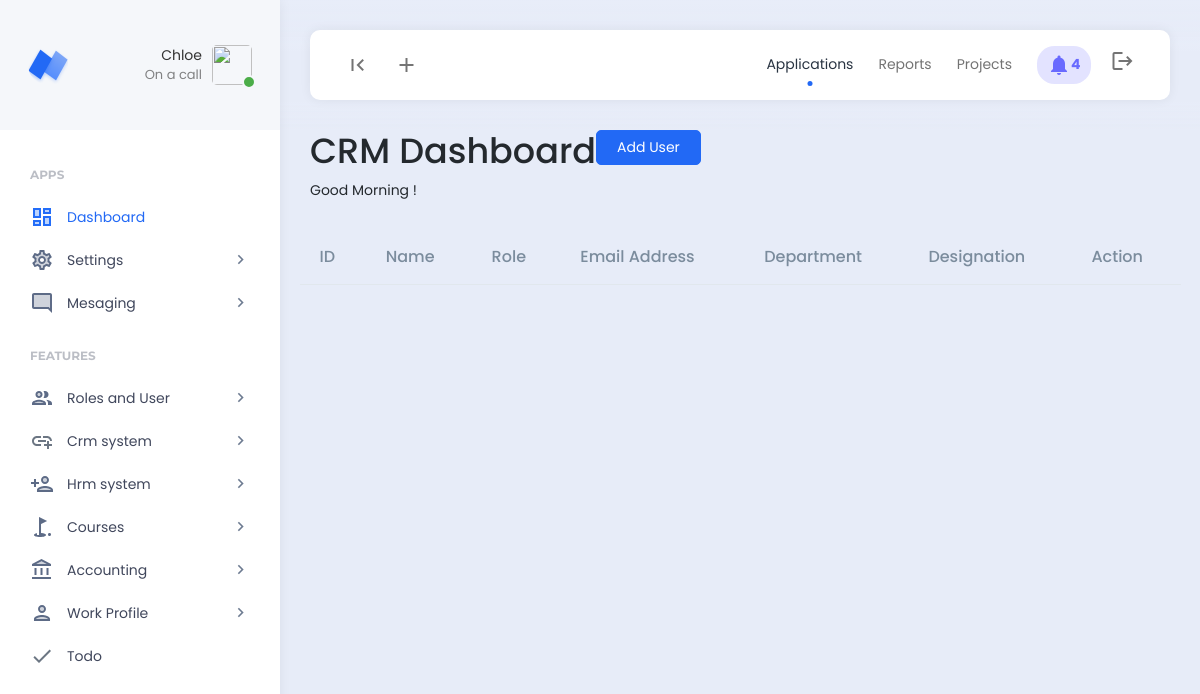
The app's page /company_user/ (signed in), older data.
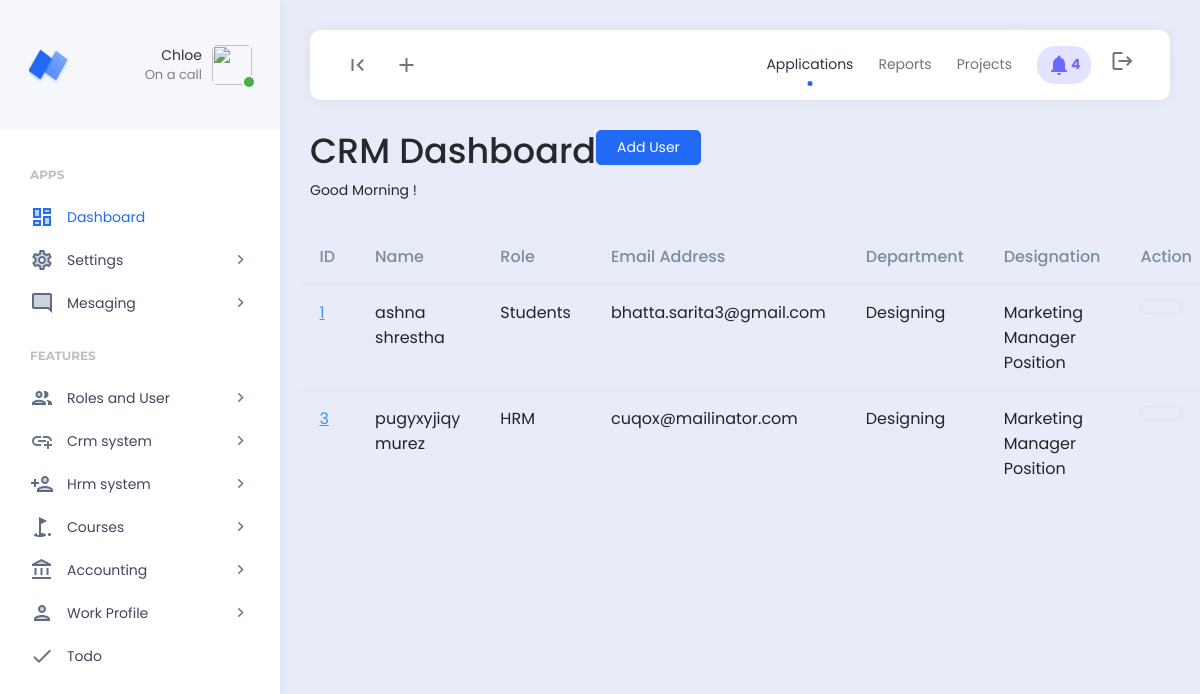
The same page, newer data.
### hrm/models.py (models this page shows, shortened)
class Employee(models.Model):
    department = models.ForeignKey(Department, on_delete=models.SET_NULL,null=True)
    designation = models.ForeignKey(Designation, on_delete=models.SET_NULL,null=True)
    user = models.OneToOneField(User, on_delete=models.CASCADE)
    permission = models.ForeignKey(Permission,on_delete=models.SET_NULL,null=True, blank=True)
    code = models.CharField(max_length=100,null=True, blank=True)
    email = models.CharField(max_length=200,null=True, blank=True)
    contact = models.CharField(max_length=200,null=True, blank=True)
    address = models.CharField(max_length=200,null=True, blank=True)
    emp_salary = models.CharField(max_length=200,null=True, blank=True)
    emp_password = models.CharField(max_length=200,null=True, blank=True)
    date_joined = models.DateTimeField(null=True, blank=True)
    date_modified = models.DateTimeField(auto_now=True)
    created = models.DateTimeField(auto_now_add=True)
    class Meta:
        verbose_name_plural = "01. Employees"

class Department(models.Model):
    department = models.CharField(max_length=255)
    def __str__(self):
        return self.department
    class Meta:
        verbose_name_plural = "05. Department"

class Designation(models.Model):
    department = models.ForeignKey(Department, on_delete=models.CASCADE)
    designation = models.CharField(max_length=255)
    def __str__(self):
        return self.designation
    class Meta:
        verbose_name_plural = "05. Designation"

### account/models.py (models this page shows, shortened)
class Permission(models.Model):
    role = models.OneToOneField(Role, on_delete=models.CASCADE)
    create_finance = models.BooleanField(default=0)
    read_finance = models.BooleanField(default=0)
    update_finance = models.BooleanField(default=0)
    delete_finance = models.BooleanField(default=0)
    manage_finance = models.BooleanField(default=0)
    manage_company = models.BooleanField(default=0)
    create_account = models.BooleanField(default=0)
    read_account = models.BooleanField(default=0)
    update_account = models.BooleanField(default=0)
    delete_account = models.BooleanField(default=0)
    manage_account = models.BooleanField(default=0)
    create_leads = models.BooleanField(default=0)
    read_leads = models.BooleanField(default=0)
    update_leads = models.BooleanField(default=0)
    delete_leads = models.BooleanField(default=0)
    manage_leads = models.BooleanField(default=0)
    manage_leads = models.BooleanField(default=0)
    create_hrm = models.BooleanField(default=0)
    read_hrm = models.BooleanField(default=0)
    update_hrm = models.BooleanField(default=0)
    delete_hrm = models.BooleanField(default=0)
    manage_hrm = models.BooleanField(default=0)
    create_course = models.BooleanField(default=0)
    read_course = models.BooleanField(default=0)
    update_course = models.BooleanField(default=0)
    delete_course = models.BooleanField(default=0)
    manage_course = models.BooleanField(default=0)
    create_student = models.BooleanField(default=0)
    read_student = models.BooleanField(default=0)
    update_student = models.BooleanField(default=0)
    delete_student = models.BooleanField(default=0)
    manage_student = models.BooleanField(default=0)
    def __str__(self):
        return self.role.role
    class Meta:
        verbose_name_plural = "02. Permissions"

class Role(models.Model):
    role = models.CharField(max_length=255)
    class Meta:
        verbose_name_plural = "01. Role"

### account/views.py (the view)
# urls.py: path("company_user/", views.company_user, name="company_user"),
def company_user(request):
    if 'read_account' in custom_data_views(request):
        company_users = Employee.objects.all()
        roles = Role.objects.all()
        context = {
            'company_users':company_users,
            'roles':roles,
        }
        return render (request,'account/company_user.html',context)
    else:
        messages.info(request, "Unauthorized access.")
        return redirect('home')

### templates/account/company_user.html (shortened to what this page needs)
{% load static %}{% include 'header.html' %}
<div class="app-content">
    <div class="content-wrapper">
		<div class="hk-pg-header">
			<div class="d-flex">
				<div class="d-flex flex-wrap justify-content-between flex-1">
					<div class="mb-md-0 mb-2 me-8">
						<div class="d-flex align-items-center">
							<h1 class="pg-title">CRM Dashboard</h1>
						</div>
						<p id="greeting"></p>
					</div>
					{% if 'create_account' in permissions %}
					<div class="pg-header-action-wrap">
						<a href="{% url 'add_employee' %}"><button class="btn btn-primary" >Add User</button></a>
					</div>
					{% endif %}
				</div>
			</div>
		</div>
		<div class="invoice-body mt-3">
			<div class="row">
				<table id="datable_1" class="table nowrap w-100 mb-5">
					<thead>
						<tr>
							<th>ID</th>
							<th>Name</th>
							<th>Role</th>
							<th>Email Address</th>
							<th>Department</th>
							<th>Designation</th>
							<th>Action</th>
						</tr>
					</thead>
					<tbody>
						{% for company_users in company_users %}
						<tr>
							<td><a href="#" class="table-link-text link-high-em">{{company_users.id}}</a></td>
							<td>{{company_users.user.first_name}} {{company_users.user.last_name}}</td>
							<td>{{company_users.permission}}</td>
							<td>{{company_users.email}}</td>
							<td>{{company_users.department}}</td>
							<td>{{company_users.designation}}</td>
							<td>
                                <div class="d-flex align-items-center">
                                    <div class="d-flex">
                                        {% if 'update_hrm' in permissions %}
										<a class="btn btn-icon btn-flush-dark btn-rounded flush-soft-hover" data-bs-toggle="tooltip" data-bs-placement="top" title="" data-bs-original-title="Edit" href="{% url 'edit_employee' id=company_users.id %}"><span class="icon"><span class="feather-icon"></span></span></a>
                                        {% endif %}
                                    </div>
                                </div>
                            </td>
						</tr>
						{% endfor %}
					</tbody>
				</table>
			</div>
		</div>
	</div>
</div>
{% include 'footer.html' %}

Row changes from the older to the newer data that the page shows:
added Employee: id "1", user.first_name "ashna", user.last_name "shrestha", permission "Students", email "bhatta.sarita3@gmail.com", department "Designing", designation "Marketing Manager Position"
added Employee: id "3", user.first_name "pugyxyjiqy", user.last_name "murez", permission "HRM", email "cuqox@mailinator.com", department "Designing", designation "Marketing Manager Position"
